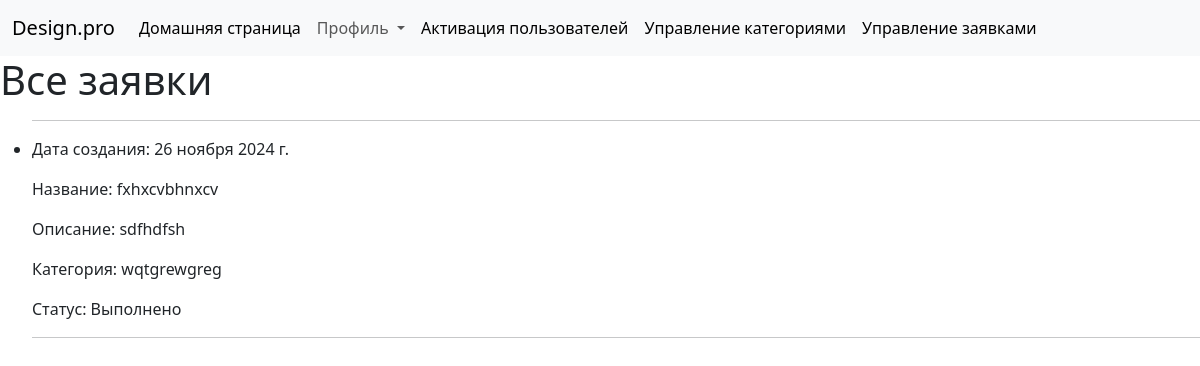
The app's page /studio/adminpleas/ (signed in), older data.
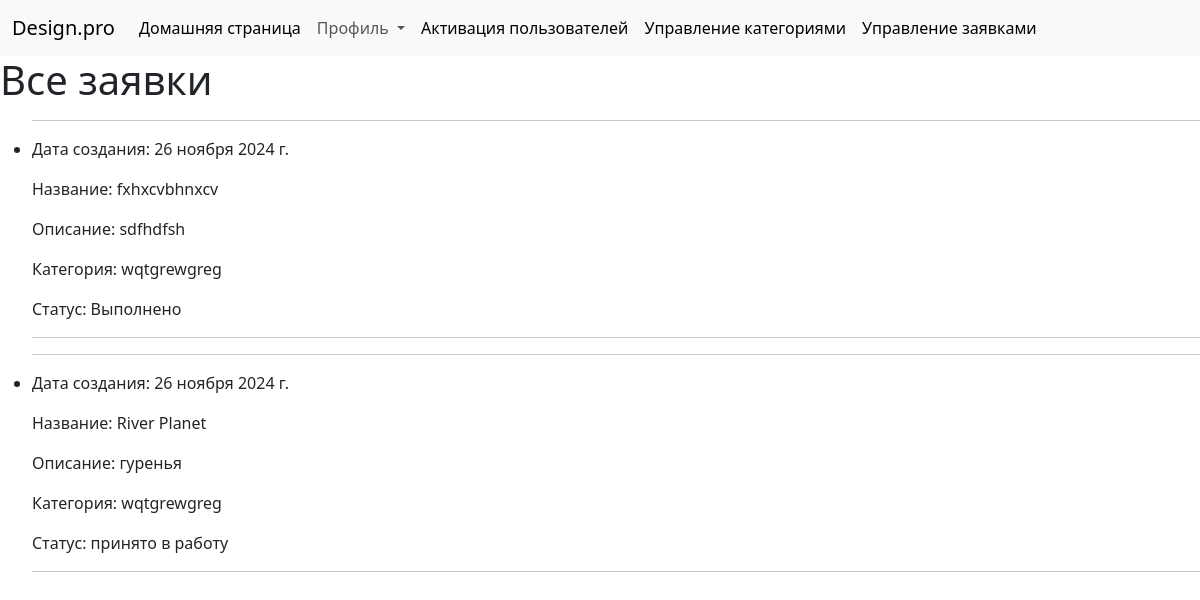
The same page, newer data.
### studio/models.py (models this page shows, shortened)
class Plea(models.Model):
    name = models.CharField(max_length=50)
    description = models.TextField(max_length=1000, help_text="Введите описание заявки")
    category = models.ForeignKey('Category', on_delete=models.CASCADE, null=True, help_text="Выберите категорию заявки")
    plan = models.ImageField(upload_to ='images/', null=True)
    author = models.ForeignKey(User, on_delete=models.SET_NULL, null=True, blank=True)
    creationDate = models.DateField(default=date.today)
    comentary = models.TextField(max_length=1000, null=True)
    design = models.ImageField(upload_to ='images/', null=True)
    adminUserName = models.CharField(max_length=150, null=True, blank=True)
    LOAN_STATUS = (
        ('n', 'Новая'),
        ('c', 'Выполнено'),
        ('i', 'принято в работу')
    )
    status = models.CharField(max_length=1, choices=LOAN_STATUS, blank=True, default='n', help_text='Статус заявки')

class Category(models.Model):
    name = models.CharField(
        max_length=200,
        unique=True,
        help_text="Введите категорию"
    )
    def __str__(self):
        return self.name
    class Meta:
        constraints = [
            UniqueConstraint(
                Lower('name'),
                name='genre_name_case_insensitive_unique',
                violation_error_message = "Жанр уже существует (совпадение без учета регистра)"
            ),
        ]

### studio/views.py (the view)
class AdminPleaListView(LoginRequiredMixin,generic.ListView):
    model = Plea
    template_name ='studio/admin_plea_list.html'

### studio/templates/studio/admin_plea_list.html
{% extends "base_generic.html" %}
{% block content %}
  <h1>Все заявки</h1>
  {% if plea_list %}
    <ul>
      {% for plea in plea_list %}
      <li>
        <hr>
        <p>Дата создания: {{ plea.creationDate }}</p>
        <p>Название: {{ plea.name }}</p>
        <p>Описание: {{ plea.description }}</p>
        <p>Категория: {{ plea.category }}</p>
        {% if plea.status == 'n' %}
        <p>Статус: Новая</p>
        <a href="{% url 'plea_work' plea.id %}">Принять в работу</a><br>
        <a href="{% url 'plea_complete' plea.id %}">Выполнить</a>
        {% elif plea.status == 'c' %}
        <p>Статус: Выполнено</p>
        {% else %}
        <p>Статус: принято в работу</p>
        {% endif %}
        <hr>
      </li>
      {% endfor %}
    </ul>
  {% else %}
    <p>Нет заявок</p>
  {% endif %}
{% endblock %}

Row changes from the older to the newer data that the page shows:
added Plea: creationDate "26 ноября 2024 г.", name "River Planet", description "гуренья", category "wqtgrewgreg", status "Статус: принято в работу"
